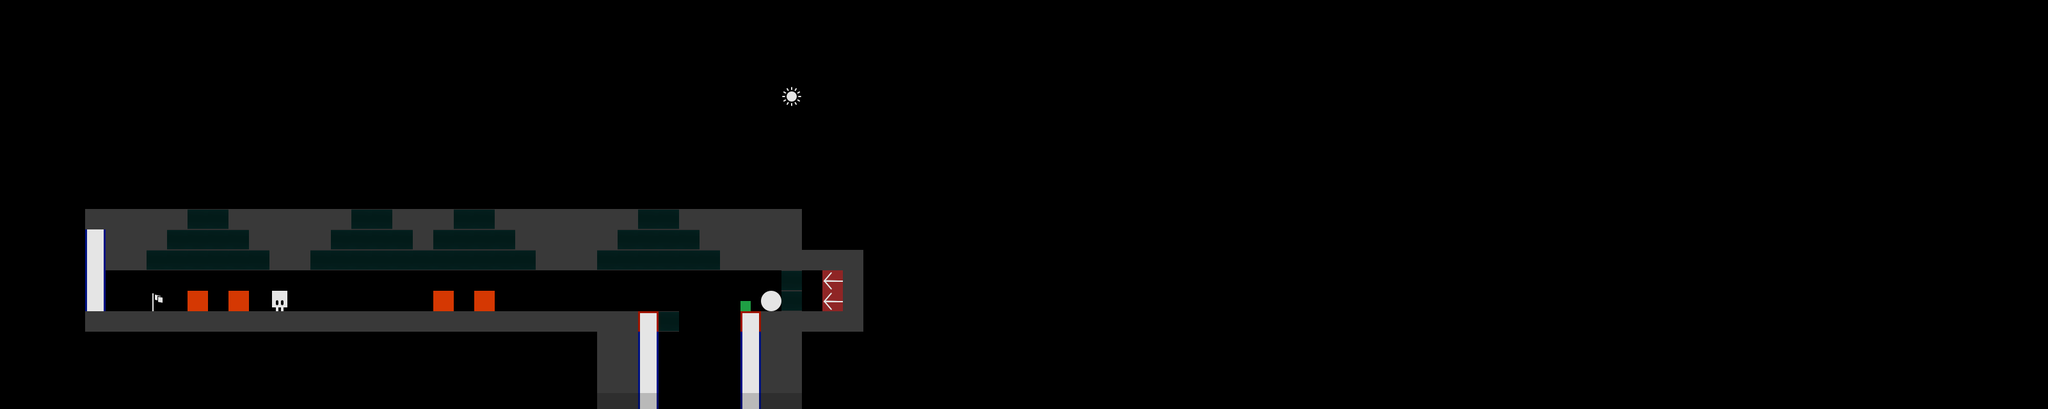

Tiled map render using the project's own tile images. Description and the whole map definition, tile-layer contents included, below:
An orthogonal 100x20 tile map with 32x32 px tiles, 1 tile layer (Tunnelou).

<map version="1.2" tiledversion="2019.03.13" orientation="orthogonal" renderorder="right-down" width="100" height="20" tilewidth="32" tileheight="32" infinite="0" nextlayerid="2" nextobjectid="1">
 <tileset firstgid="1" source="tiles2.tsx" />
 <layer id="1" name="Tunnelou" width="100" height="20" opacity="0.9" offsetx="133.333" offsety="103.03">
  <properties>
   <property name="title" value="RUN" />
  </properties>
  <data encoding="csv">
0,0,0,0,0,0,0,0,0,0,0,0,0,0,0,0,0,0,0,0,0,0,0,0,0,0,0,0,0,0,0,0,0,0,0,0,0,0,0,0,0,0,0,0,0,0,0,0,0,0,0,0,0,0,0,0,0,0,0,0,0,0,0,0,0,0,0,0,0,0,0,0,0,0,0,0,0,0,0,0,0,0,0,0,0,0,0,0,0,0,0,0,0,0,0,0,0,0,0,0,
0,0,0,0,0,0,0,0,0,0,0,0,0,0,0,0,0,0,0,0,0,0,0,0,0,0,0,0,0,0,0,0,0,0,10,0,0,0,0,0,0,0,0,0,0,0,0,0,0,0,0,0,0,0,0,0,0,0,0,0,0,0,0,0,0,0,0,0,0,0,0,0,0,0,0,0,0,0,0,0,0,0,0,0,0,0,0,0,0,0,0,0,0,0,0,0,0,0,0,0,
0,0,0,0,0,0,0,0,0,0,0,0,0,0,0,0,0,0,0,0,0,0,0,0,0,0,0,0,0,0,0,0,0,0,0,0,0,0,0,0,0,0,0,0,0,0,0,0,0,0,0,0,0,0,0,0,0,0,0,0,0,0,0,0,0,0,0,0,0,0,0,0,0,0,0,0,0,0,0,0,0,0,0,0,0,0,0,0,0,0,0,0,0,0,0,0,0,0,0,0,
0,0,0,0,0,0,0,0,0,0,0,0,0,0,0,0,0,0,0,0,0,0,0,0,0,0,0,0,0,0,0,0,0,0,0,0,0,0,0,0,0,0,0,0,0,0,0,0,0,0,0,0,0,0,0,0,0,0,0,0,0,0,0,0,0,0,0,0,0,0,0,0,0,0,0,0,0,0,0,0,0,0,0,0,0,0,0,0,0,0,0,0,0,0,0,0,0,0,0,0,
0,0,0,0,0,0,0,0,0,0,0,0,0,0,0,0,0,0,0,0,0,0,0,0,0,0,0,0,0,0,0,0,0,0,0,0,0,0,0,0,0,0,0,0,0,0,0,0,0,0,0,0,0,0,0,0,0,0,0,0,0,0,0,0,0,0,0,0,0,0,0,0,0,0,0,0,0,0,0,0,0,0,0,0,0,0,0,0,0,0,0,0,0,0,0,0,0,0,0,0,
0,0,0,0,0,0,0,0,0,0,0,0,0,0,0,0,0,0,0,0,0,0,0,0,0,0,0,0,0,0,0,0,0,0,0,0,0,0,0,0,0,0,0,0,0,0,0,0,0,0,0,0,0,0,0,0,0,0,0,0,0,0,0,0,0,0,0,0,0,0,0,0,0,0,0,0,0,0,0,0,0,0,0,0,0,0,0,0,0,0,0,0,0,0,0,0,0,0,0,0,
0,0,0,0,0,0,0,0,0,0,0,0,0,0,0,0,0,0,0,0,0,0,0,0,0,0,0,0,0,0,0,0,0,0,0,0,0,0,0,0,0,0,0,0,0,0,0,0,0,0,0,0,0,0,0,0,0,0,0,0,0,0,0,0,0,0,0,0,0,0,0,0,0,0,0,0,0,0,0,0,0,0,0,0,0,0,0,0,0,0,0,0,0,0,0,0,0,0,0,0,
1,1,1,1,1,16,16,1,1,1,1,1,1,16,16,1,1,1,16,16,1,1,1,1,1,1,1,16,16,1,1,1,1,1,1,0,0,0,0,0,0,0,0,0,0,0,0,0,0,0,0,0,0,0,0,0,0,0,0,0,0,0,0,0,0,0,0,0,0,0,0,0,0,0,0,0,0,0,0,0,0,0,0,0,0,0,0,0,0,0,0,0,0,0,0,0,0,0,0,0,
2,1,1,1,16,16,16,16,1,1,1,1,16,16,16,16,1,16,16,16,16,1,1,1,1,1,16,16,16,16,1,1,1,1,1,0,0,0,0,0,0,0,0,0,0,0,0,0,0,0,0,0,0,0,0,0,0,0,0,0,0,0,0,0,0,0,0,0,0,0,0,0,0,0,0,0,0,0,0,0,0,0,0,0,0,0,0,0,0,0,0,0,0,0,0,0,0,0,0,0,
2,1,1,16,16,16,16,16,16,1,1,16,16,16,16,16,16,16,16,16,16,16,1,1,1,16,16,16,16,16,16,1,1,1,1,1,1,1,0,0,0,0,0,0,0,0,0,0,0,0,0,0,0,0,0,0,0,0,0,0,0,0,0,0,0,0,0,0,0,0,0,0,0,0,0,0,0,0,0,0,0,0,0,0,0,0,0,0,0,0,0,0,0,0,0,0,0,0,0,0,
2,0,0,0,0,0,0,0,0,0,0,0,0,0,0,0,0,0,0,0,0,0,0,0,0,0,0,0,0,0,0,0,0,0,16,0,14,1,0,0,0,0,0,0,0,0,0,0,0,0,0,0,0,0,0,0,0,0,0,0,0,0,0,0,0,0,0,0,0,0,0,0,0,0,0,0,0,0,0,0,0,0,0,0,0,0,0,0,0,0,0,0,0,0,0,0,0,0,0,0,
2,0,0,8,0,6,0,6,0,5,0,0,0,0,0,0,0,6,0,6,0,0,0,0,0,0,0,0,0,0,0,0,11,9,16,0,14,1,0,0,0,0,0,0,0,0,0,0,0,0,0,0,0,0,0,0,0,0,0,0,0,0,0,0,0,0,0,0,0,0,0,0,0,0,0,0,0,0,0,0,0,0,0,0,0,0,0,0,0,0,0,0,0,0,0,0,0,0,0,0,
1,1,1,1,1,1,1,1,1,1,1,1,1,1,1,1,1,1,1,1,1,1,1,1,1,1,1,3,16,0,0,0,3,1,1,1,1,1,0,0,0,0,0,0,0,0,0,0,0,0,0,0,0,0,0,0,0,0,0,0,0,0,0,0,0,0,0,0,0,0,0,0,0,0,0,0,0,0,0,0,0,0,0,0,0,0,0,0,0,0,0,0,0,0,0,0,0,0,0,0,
0,0,0,0,0,0,0,0,0,0,0,0,0,0,0,0,0,0,0,0,0,0,0,0,0,1,1,2,0,0,0,0,2,1,1,0,0,0,0,0,0,0,0,0,0,0,0,0,0,0,0,0,0,0,0,0,0,0,0,0,0,0,0,0,0,0,0,0,0,0,0,0,0,0,0,0,0,0,0,0,0,0,0,0,0,0,0,0,0,0,0,0,0,0,0,0,0,0,0,0,
0,0,0,0,0,0,0,0,0,0,0,0,0,0,0,0,0,0,0,0,0,0,0,0,0,1,1,2,0,0,0,0,2,1,1,0,0,0,0,0,0,0,0,0,0,0,0,0,0,0,0,0,0,0,0,0,0,0,0,0,0,0,0,0,0,0,0,0,0,0,0,0,0,0,0,0,0,0,0,0,0,0,0,0,0,0,0,0,0,0,0,0,0,0,0,0,0,0,0,0,
0,0,0,0,0,0,0,0,0,0,0,0,0,0,0,0,0,0,0,0,0,0,0,0,0,1,1,2,0,0,0,0,2,1,1,0,0,0,0,0,0,0,0,0,0,0,0,0,0,0,0,0,0,0,0,0,0,0,0,0,0,0,0,0,0,0,0,0,0,0,0,0,0,0,0,0,0,0,0,0,0,0,0,0,0,0,0,0,0,0,0,0,0,0,0,0,0,0,0,0,
0,0,0,0,0,0,0,0,0,0,0,0,0,0,0,0,0,0,0,0,0,0,0,0,0,1,1,2,0,0,0,0,2,1,1,0,0,0,0,0,0,0,0,0,0,0,0,0,0,0,0,0,0,0,0,0,0,0,0,0,0,0,0,0,0,0,0,0,0,0,0,0,0,0,0,0,0,0,0,0,0,0,0,0,0,0,0,0,0,0,0,0,0,0,0,0,0,0,0,0,
0,0,0,0,0,0,0,0,0,0,0,0,0,0,0,0,0,0,0,0,0,0,0,0,0,1,1,2,0,0,0,0,2,1,1,0,0,0,0,0,0,0,0,0,0,0,0,0,0,0,0,0,0,0,0,0,0,0,0,0,0,0,0,0,0,0,0,0,0,0,0,0,0,0,0,0,0,0,0,0,0,0,0,0,0,0,0,0,0,0,0,0,0,0,0,0,0,0,0,0,
0,0,0,0,0,0,0,0,0,0,0,0,0,0,0,0,0,0,0,0,0,0,0,0,0,1,1,2,0,0,0,0,2,1,1,0,0,0,0,0,0,0,0,0,0,0,0,0,0,0,0,0,0,0,0,0,0,0,0,0,0,0,0,0,0,0,0,0,0,0,0,0,0,0,0,0,0,0,0,0,0,0,0,0,0,0,0,0,0,0,0,0,0,0,0,0,0,0,0,0,
0,0,0,0,0,0,0,0,0,0,0,0,0,0,0,0,0,0,0,0,0,0,0,0,0,1,1,4,0,0,0,0,4,1,1,0,0,0,0,0,0,0,0,0,0,0,0,0,0,0,0,0,0,0,0,0,0,0,0,0,0,0,0,0,0,0,0,0,0,0,0,0,0,0,0,0,0,0,0,0,0,0,0,0,0,0,0,0,0,0,0,0,0,0,0,0,0,0,0,0
</data>
 </layer>
</map>
